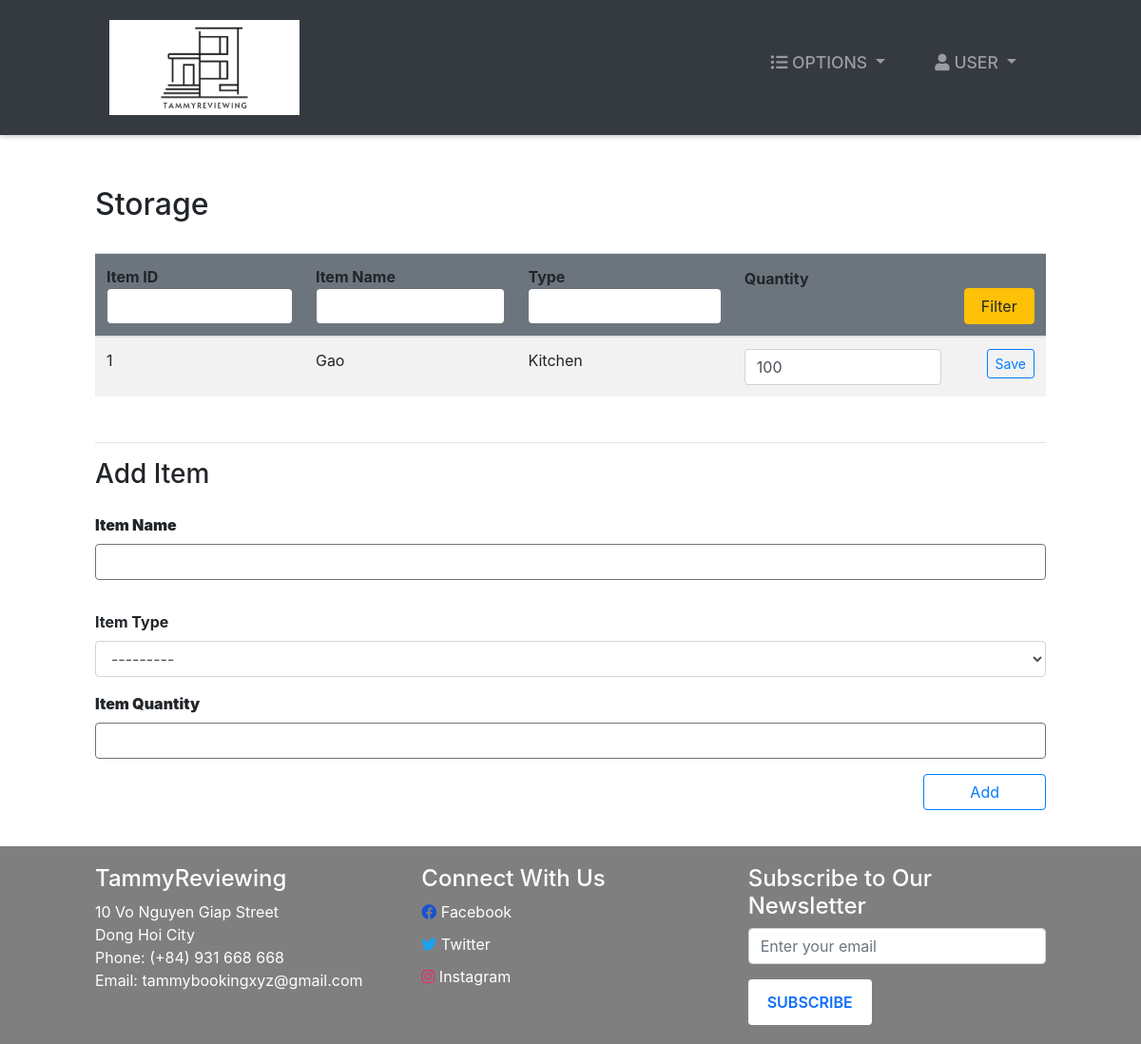
Page /storage/ (signed in) on the committed database.
### hotel/models.py (models this page shows, shortened)
class Storage(models.Model):
    ITEM_TYPES = (
        ('Kitchen', 'kitchen'),
        ('Cleaning', 'cleaning'),
        ('Electronic', 'Electronic'),
        ('Textile ', 'textile '),
        ('Other', 'other'),
    )
    itemName = models.CharField(max_length=100)
    itemType = models.CharField(max_length=20, choices=ITEM_TYPES)
    quantitiy = models.IntegerField()

### hotel/views.py (the view, shortened to what this page needs)
# urls.py: path('storage/', storage, name="storage"),
@ login_required(login_url='login')
def storage(request):
    role = str(request.user.groups.all()[0])
    path = role + "/"
    storage = Storage.objects.all()
    context = {
        "role": role,
        'storage': storage
    }
    return render(request, path + "storage.html", context)

### Templates/staff/storage.html
{% extends '../index.html' %}
{% block context %}
{% include '../common_pages/storage.html' %}
{% endblock %}

### Templates/common_pages/storage.html (shortened to what this page needs)
<div class="main-page py-4">
    <div class="table-header row">
        <div class="col-sm-12 col-md-12 col-lg-4 mb-4">
            <h2>Storage</h2>
        </div>
    </div>
    <table class="table table-hover table-striped">
        <thead class="bg-secondary rounded">
            <tr>
                <form action="" method="POST">
                    <th>Item ID <input type="number" name="id" value="{{id}}"
                            class="form-control border border-secondary"></th>
                    <th>Item Name <input type="name" name="name" value="{{name}}"
                            class="form-control border border-secondary"></th>
                    <th>Type <input type="text" name="type" value="{{type}}"
                            class="form-control border border-secondary"></th>
                    <th class="pb-5">Quantity</th>
                    <th colspan="3"><button type="submit" name="filter" class="btn btn-warning w-100">Filter</button>
                    </th>
                </form>
            </tr>
        </thead>
        <tbody>
            {% for s in storage %}
            <tr>
                <td>{{s.id}}</td>
                <td>{{s.itemName}}</td>
                <td>{{s.itemType}}</td>
                <form action="" method="POST">
                    <td><input type="number" step="1" value="{{s.quantitiy}}" name="quantitiy"></td>
                    <td><input type="hidden" step="1" value="{{s.id}}" name="id"></td>
                    <th><button type="submit" class="btn btn-sm btn-outline-primary w-100" name="save">Save</button></th>
                </form>
            </tr>
            {% endfor %}
        </tbody>
    </table>
    <div class="newItem my-5 border-top pt-3">
        <h3>Add Item</h3>
        <form action="" method="POST">
            <div class="form-group pt-3">
                <label for="item_name"><b>Item Name</b></label>
                <input type="text" class="form-control border border-secondary required" id="id_item_name"
                    name="itemName">
            </div>
            <div class="form-group pt-3">
                <label for="exampleFormControlSelect1">Item Type</label>
                <select class="form-control" name="itemType" required="" id="id_item_type">
                    <option value="" selected="">---------</option>
                </select>
            </div>
            <div class="form-group">
                <label for="item-quantity"><b>Item Quantity</b></label>
                <input type="int" class="form-control border border-secondary required" name="quantitiy"
                    id="item-quantity">
            </div>
            <button type="submit" class="btn btn-outline-primary px-5 float-right mb-5" name="add">Add</button>
        </form>
    </div>
</div>

### static/css/style.css (style rules this page uses)
* { margin: 0; padding: 0; -webkit-font-smoothing: antialiased; box-sizing: border-box; }
.main-page { margin: 0 100px 0 100px; margin-top: 30px; min-height: 570px; }
h3 { font-size: 24px; margin-bottom: 20px; }

### static/css/main.css (style rules this page uses)
* { margin: 0; padding: 0; -webkit-font-smoothing: antialiased; }
body { position: relative; }

### static/css/form.css (style rules this page uses)
.form-container input[type=submit] , .btn-primary, button { background-color: #4CAF50; color: white; padding: 12px 20px; border: none; border-radius: 4px; cursor: pointer; }
.form-group { margin-bottom: 1rem; }
label { display: block; font-weight: bold; }
input[type="text"], input[type="number"] { width: 100%; padding: 0.375rem 0.75rem; font-size: 1rem; line-height: 1.5; color: #495057; background-color: #fff; background-clip: padding-box; border: 1px solid #ced4da; border-radius: 0.25rem; transition: border-color 0.15s ease-in-out, box-shadow 0.15s ease-in-out; }

### rows in the picture
Storage: id "1", itemName "Gao", itemType "Kitchen", quantitiy "100"
